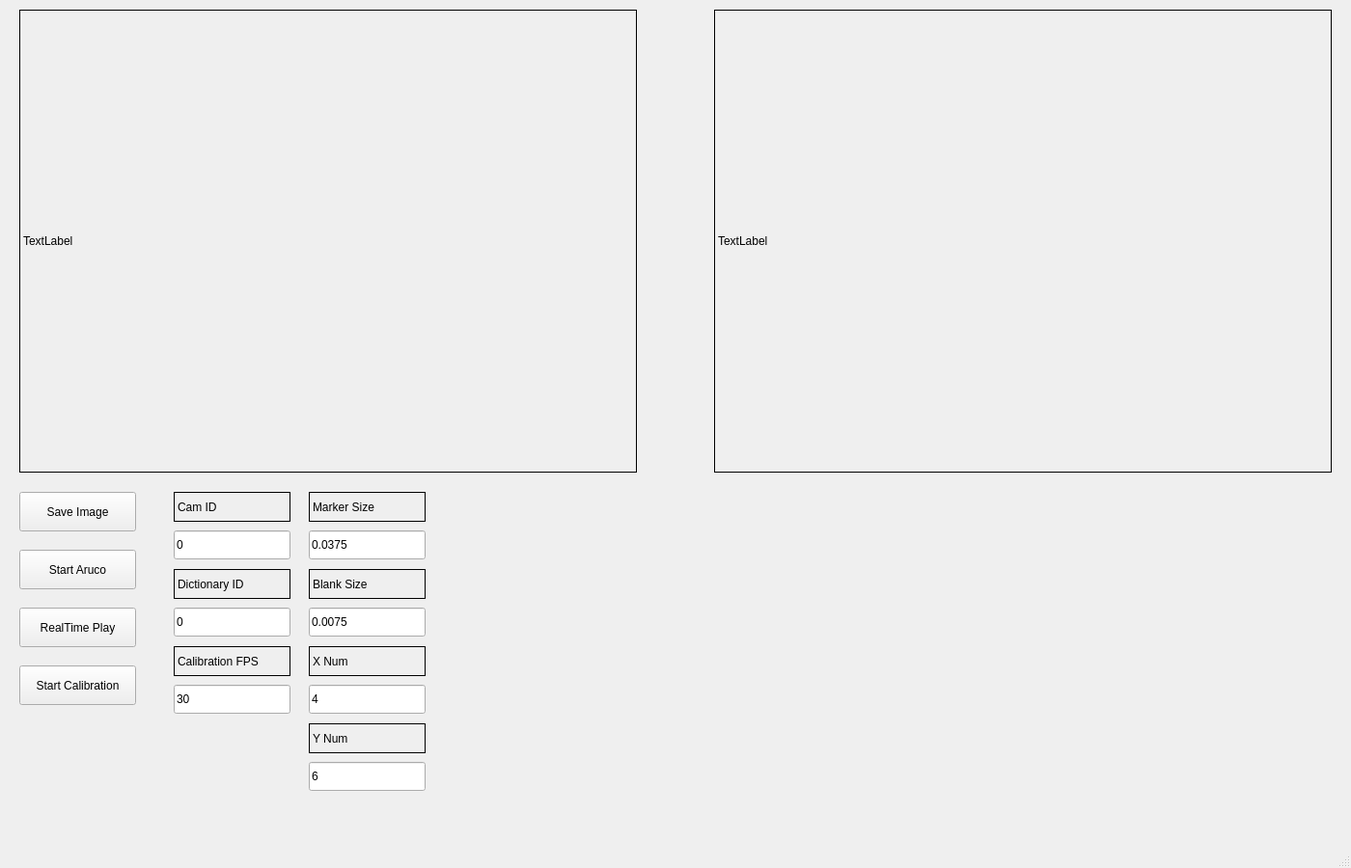
<?xml version="1.0" encoding="UTF-8"?>
<ui version="4.0">
 <class>MainWindow</class>
 <widget class="QMainWindow" name="MainWindow">
  <property name="geometry">
   <rect>
    <x>0</x>
    <y>0</y>
    <width>1400</width>
    <height>900</height>
   </rect>
  </property>
  <property name="windowTitle">
   <string>MainWindow</string>
  </property>
  <widget class="QWidget" name="centralwidget">
   <widget class="QLabel" name="label_frame_1">
    <property name="geometry">
     <rect>
      <x>20</x>
      <y>10</y>
      <width>640</width>
      <height>480</height>
     </rect>
    </property>
    <property name="frameShape">
     <enum>QFrame::Panel</enum>
    </property>
    <property name="text">
     <string>TextLabel</string>
    </property>
   </widget>
   <widget class="QLabel" name="label_frame_2">
    <property name="geometry">
     <rect>
      <x>740</x>
      <y>10</y>
      <width>640</width>
      <height>480</height>
     </rect>
    </property>
    <property name="frameShape">
     <enum>QFrame::Panel</enum>
    </property>
    <property name="text">
     <string>TextLabel</string>
    </property>
   </widget>
   <widget class="QPushButton" name="save_img_btn">
    <property name="geometry">
     <rect>
      <x>20</x>
      <y>510</y>
      <width>121</width>
      <height>41</height>
     </rect>
    </property>
    <property name="text">
     <string>Save Image</string>
    </property>
   </widget>
   <widget class="QPushButton" name="start_calculation_btn">
    <property name="geometry">
     <rect>
      <x>20</x>
      <y>570</y>
      <width>121</width>
      <height>41</height>
     </rect>
    </property>
    <property name="text">
     <string>Start Aruco</string>
    </property>
   </widget>
   <widget class="QLabel" name="label">
    <property name="geometry">
     <rect>
      <x>180</x>
      <y>510</y>
      <width>121</width>
      <height>31</height>
     </rect>
    </property>
    <property name="frameShape">
     <enum>QFrame::Box</enum>
    </property>
    <property name="text">
     <string>Cam ID</string>
    </property>
   </widget>
   <widget class="QLineEdit" name="IDEdit">
    <property name="geometry">
     <rect>
      <x>180</x>
      <y>550</y>
      <width>121</width>
      <height>30</height>
     </rect>
    </property>
    <property name="text">
     <string>0</string>
    </property>
   </widget>
   <widget class="QLabel" name="label_2">
    <property name="geometry">
     <rect>
      <x>320</x>
      <y>510</y>
      <width>121</width>
      <height>31</height>
     </rect>
    </property>
    <property name="frameShape">
     <enum>QFrame::Box</enum>
    </property>
    <property name="text">
     <string>Marker Size</string>
    </property>
   </widget>
   <widget class="QLineEdit" name="MarkerEdit">
    <property name="geometry">
     <rect>
      <x>320</x>
      <y>550</y>
      <width>121</width>
      <height>30</height>
     </rect>
    </property>
    <property name="text">
     <string>0.0375</string>
    </property>
   </widget>
   <widget class="QLabel" name="label_3">
    <property name="geometry">
     <rect>
      <x>180</x>
      <y>590</y>
      <width>121</width>
      <height>31</height>
     </rect>
    </property>
    <property name="frameShape">
     <enum>QFrame::Box</enum>
    </property>
    <property name="text">
     <string>Dictionary ID</string>
    </property>
   </widget>
   <widget class="QLineEdit" name="DicEdit">
    <property name="geometry">
     <rect>
      <x>180</x>
      <y>630</y>
      <width>121</width>
      <height>30</height>
     </rect>
    </property>
    <property name="text">
     <string>0</string>
    </property>
   </widget>
   <widget class="QPushButton" name="realtime_play_btn">
    <property name="geometry">
     <rect>
      <x>20</x>
      <y>630</y>
      <width>121</width>
      <height>41</height>
     </rect>
    </property>
    <property name="text">
     <string>RealTime Play</string>
    </property>
   </widget>
   <widget class="QLabel" name="label_4">
    <property name="geometry">
     <rect>
      <x>180</x>
      <y>670</y>
      <width>121</width>
      <height>31</height>
     </rect>
    </property>
    <property name="frameShape">
     <enum>QFrame::Box</enum>
    </property>
    <property name="text">
     <string>Calibration FPS</string>
    </property>
   </widget>
   <widget class="QLineEdit" name="CalibrationEdit">
    <property name="geometry">
     <rect>
      <x>180</x>
      <y>710</y>
      <width>121</width>
      <height>30</height>
     </rect>
    </property>
    <property name="text">
     <string>30</string>
    </property>
   </widget>
   <widget class="QPushButton" name="start_calibration_btn">
    <property name="geometry">
     <rect>
      <x>20</x>
      <y>690</y>
      <width>121</width>
      <height>41</height>
     </rect>
    </property>
    <property name="text">
     <string>Start Calibration</string>
    </property>
   </widget>
   <widget class="QLabel" name="label_5">
    <property name="geometry">
     <rect>
      <x>320</x>
      <y>590</y>
      <width>121</width>
      <height>31</height>
     </rect>
    </property>
    <property name="frameShape">
     <enum>QFrame::Box</enum>
    </property>
    <property name="text">
     <string>Blank Size</string>
    </property>
   </widget>
   <widget class="QLineEdit" name="BlankEdit">
    <property name="geometry">
     <rect>
      <x>320</x>
      <y>630</y>
      <width>121</width>
      <height>30</height>
     </rect>
    </property>
    <property name="text">
     <string>0.0075</string>
    </property>
   </widget>
   <widget class="QLabel" name="label_6">
    <property name="geometry">
     <rect>
      <x>320</x>
      <y>670</y>
      <width>121</width>
      <height>31</height>
     </rect>
    </property>
    <property name="frameShape">
     <enum>QFrame::Box</enum>
    </property>
    <property name="text">
     <string>X Num</string>
    </property>
   </widget>
   <widget class="QLabel" name="label_7">
    <property name="geometry">
     <rect>
      <x>320</x>
      <y>750</y>
      <width>121</width>
      <height>31</height>
     </rect>
    </property>
    <property name="frameShape">
     <enum>QFrame::Box</enum>
    </property>
    <property name="text">
     <string>Y Num</string>
    </property>
   </widget>
   <widget class="QLineEdit" name="XEdit">
    <property name="geometry">
     <rect>
      <x>320</x>
      <y>710</y>
      <width>121</width>
      <height>30</height>
     </rect>
    </property>
    <property name="text">
     <string>4</string>
    </property>
   </widget>
   <widget class="QLineEdit" name="YEdit">
    <property name="geometry">
     <rect>
      <x>320</x>
      <y>790</y>
      <width>121</width>
      <height>30</height>
     </rect>
    </property>
    <property name="text">
     <string>6</string>
    </property>
   </widget>
  </widget>
  <widget class="QMenuBar" name="menubar">
   <property name="geometry">
    <rect>
     <x>0</x>
     <y>0</y>
     <width>1400</width>
     <height>22</height>
    </rect>
   </property>
  </widget>
  <widget class="QStatusBar" name="statusbar"/>
 </widget>
 <resources/>
 <connections/>
</ui>
